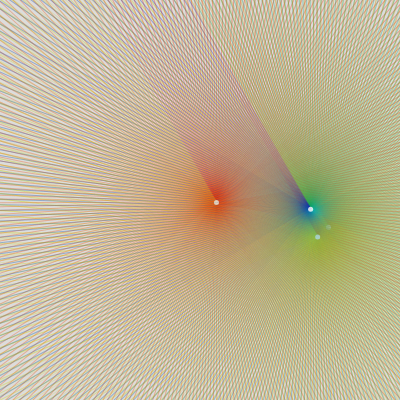
Frame 1 (no input)
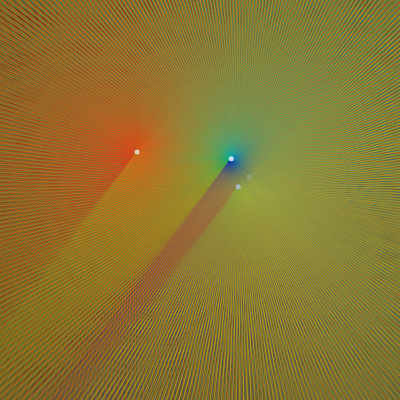
Frame 60 (no input)
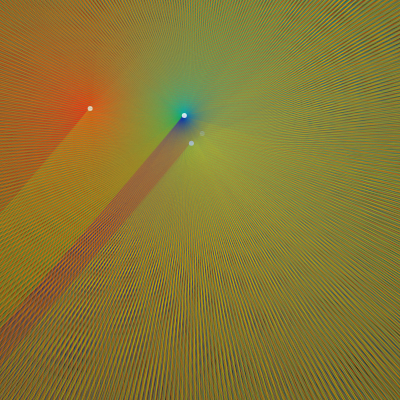
Frame 120 (the mouse pressed at the canvas centre since frame 60)

The p5.js sketch that drew these frames (run headless with seeded random() and noise() and a simulated clock; from frame 60 on, the mouse is pressed at the canvas centre):

// p5.js sketch
// ── sketch.js
let particles = [];

function setup() {
  createCanvas(400, 400);
  background(245);
  colorMode(HSL);
  rectMode(CORNER);
  angleMode(DEGREES);
  //blendMode(OVERLAY); resultados interesantes

  //noLoop();
  const colores = [
    { from: color(150, 76, 38, 0.2), to: color(227, 76, 38, 0.2) },
    { from: color(42, 76, 47, 0.2), to: color(65, 76, 47, 0.2) },
    { from: color(7, 82, 50, 0.2), to: color(22, 82, 50, 0.2) },
  ];

  init1 = [random(-100, 100), random(-100, 100), colores[0]];
  init2 = [random(-100, 100), random(-100, 100), colores[1]];
  init3 = [random(-100, 100), random(-100, 100), colores[1]];
  init4 = [random(-100, 100), random(-100, 100), colores[2]];
}

function draw() {
  background(245, 47, 0, 0.1);
  particula(1000, init1[0], init1[1], init1[2]);
  particula(500, init2[0], init2[1], init2[2]);
  particula(500, init3[0], init3[1], init3[2]);
  particula(500, init4[0], init4[1], init4[2]);

  particula(500, init4[0], init4[1], init4[2]);
  particula(500, init2[0], init2[1], init2[2]);
  particula(500, init1[0], init1[1], init1[2]);
}

function particula(size, initiX, initY, colorPicked) {
  let noiseScale = 0.01;
  let noiseScaleMovementX = 0.005;
  let noiseScaleMovementY = 0.003;
  noStroke();
  const from = colorPicked.from;
  const to = colorPicked.to;
  const angleLimit = 360;
  const initialAngle = random(0, 360);
  //translate(mouseX, mouseY);
  let noiseVal = noise(noiseScale * frameCount);
  let noiseVal2 = noise(noiseScaleMovementX * frameCount);
  let noiseVal3 = noise(noiseScaleMovementY * frameCount);
  const x = initiX + width * noiseVal2;
  const y = initY + height * noiseVal3;

  push();
  translate(x, y);
  const angleShift = 360 * noiseVal;
  for (let i = 0; i < angleLimit; i += 1) {
    push();
    rotate(i + angleShift);
    let percentage = i / 360;
    let fillColor = lerpColor(from, to, percentage);
    fill(fillColor);
    rect(0, 0, size, 1);
    pop();
  }
  fill(120, 0, 100, 0.8);
  circle(0, 0, 5);
  pop();
}
